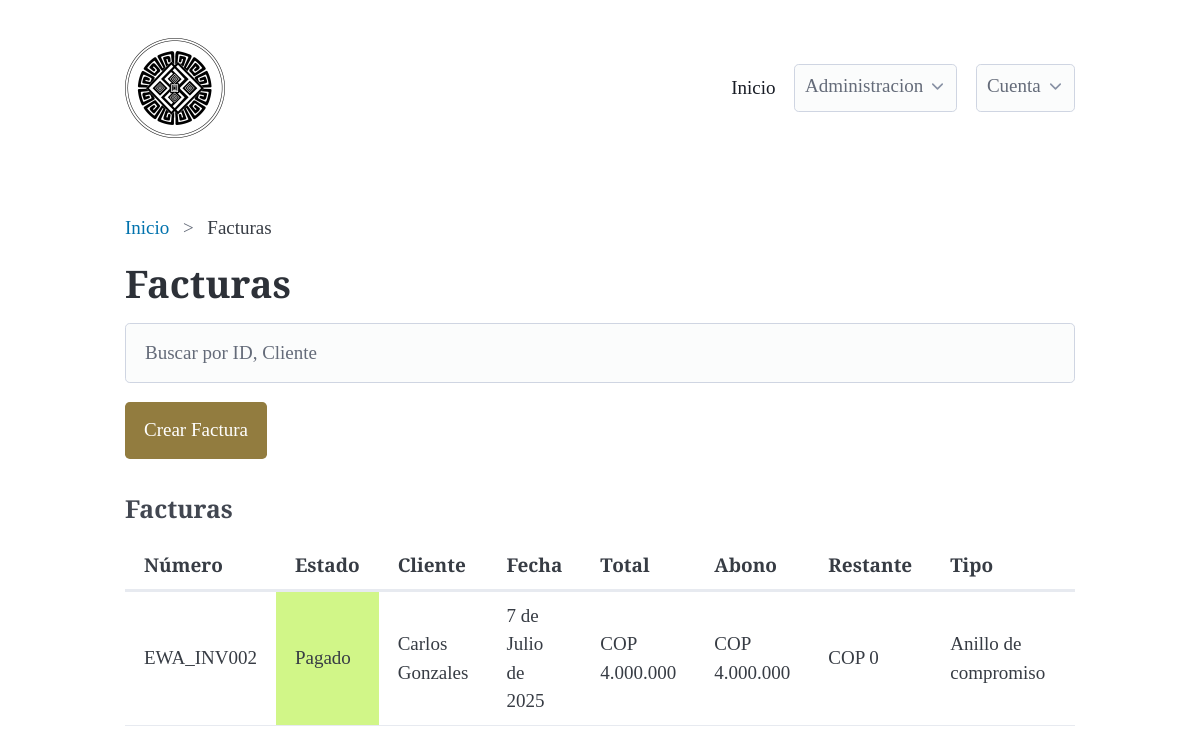
Screenshot of /invoices/invoices_list/ (signed in) with the database file from the repository.
### invoices/models.py (models this page shows, shortened)
class Invoice(models.Model):
    def generate_invoice_number():
        last_invoice = Invoice.objects.all().aggregate(Max('id'))['id__max']
        next_number = 1 if last_invoice is None else last_invoice + 1
        return f'EWA_INV{next_number:03d}'
    client = models.ForeignKey(Client, on_delete=models.DO_NOTHING, null=True, blank=True)
    invoice_number = models.CharField(max_length=100, null=True, blank=True, default=generate_invoice_number)
    invoice_type = models.CharField(max_length=100, null=True, blank=True)
    invoice_date = models.DateField(null=False, blank=False, default=timezone.now)
    INVOICE_STATUS_CHOICES = [
        ('Pendiente de Pago', 'Pendiente de Pago'),
        ('Pagado', 'Pagado'),
        ('Cancelado', 'Cancelado'),
    ]
    invoice_status = models.CharField(max_length=100, null=True, blank=True, choices=INVOICE_STATUS_CHOICES, default='Pendiente de Pago')
    observation = models.TextField(null=True, blank=True)
    invoice_quantity = models.IntegerField(null=True, blank=True)
    invoice_total = models.DecimalField(max_digits=10, decimal_places=2, null=True, blank=True)
    invoice_balance = models.DecimalField(max_digits=10, decimal_places=2, null=True, blank=True)
    additional_notes = models.TextField(null=True, blank=True)
    created_at = models.DateTimeField(auto_now_add=True)

### clients/models.py (models this page shows, shortened)
class Client(models.Model):
    created_at = models.DateTimeField(auto_now_add=True, null=True, blank=True)
    name = models.CharField(max_length=100, null=False, blank=False, validators=[MinLengthValidator(3)])
    email = models.EmailField(null=True, blank=True, validators=[EmailValidator])
    phone = models.CharField(max_length=15, null=True, blank=True, validators=[MinLengthValidator(10), RegexValidator(r'^\d{10}$')])
    address = models.TextField(max_length=255, null=True, blank=True)
    DOCUMENT_TYPE_CHOICES = [
        ('CC', 'Cédula de Ciudadanía'),
        ('TI', 'Tarjeta de Identidad'),
        ('CE', 'Cédula de Extranjería'),
        ('NIT', 'Número de Identificación Tributaria'),
        ('PAS', 'Pasaporte'),
    ]
    document_type = models.CharField(max_length=100, null=True, blank=True, choices=DOCUMENT_TYPE_CHOICES)
    document_number = models.CharField(max_length=100, null=True, blank=True, validators=[RegexValidator(r'^\d{10}$')])

### invoices/views.py (the view)
# urls.py: path('invoices_list/', views.InvoicesListView.as_view(), name='invoices_list'),
class InvoicesListView(View):
    def get(self, request):
        invoices = Invoice.objects.all()
        for invoice in invoices:
            invoice.restante = invoice.invoice_total - invoice.invoice_balance
        context = {
            'invoices': invoices,
        }
        return render(request, 'invoices/invoices_list.html', context)

### invoices/templates/invoices/invoices_list.html (shortened to what this page needs)
{% extends "base.html" %}
{% load static %}
{% block breadcrumb %}
<nav aria-label="breadcrumb">
    <ul>
       <li><a href="{% url 'dashboard:dashboard' %}">Inicio</a></li>
       <li>Facturas</li>
    </ul>
  </nav>
{% endblock %}
{% block content %}
<h1>Facturas</h1>
{% include "includes/search.html" %}
<button onclick="window.location.href='{% url 'invoices:invoices_create' %}'">Crear Factura</button>
<div class="space-between">
<h3>Facturas</h3>
<div class="overflow-auto">
<table>
    <thead>
        <tr>
            <th>Número</th>
            <th>Estado</th>
            <th>Cliente</th>
            <th>Fecha</th>
            <th>Total</th>
            <th>Abono</th>
            <th>Restante</th>
            <th>Tipo</th>
            <th>Acciones</th>
        </tr>
    </thead>
    <tbody>
        {% for invoice in invoices %}
            <tr>
                <td>{{ invoice.invoice_number }}</td>
                <td style="background-color: {% if invoice.invoice_status == 'Pendiente de Pago' %}#f6bf88{% elif invoice.invoice_status == 'Pagado' %}#d1f688{% else %}#f68888{% endif %};">
                    {{ invoice.invoice_status }}</td>
                <td>{{ invoice.client.name }}</td>
                <td>{{ invoice.invoice_date }}</td>
                <td>COP {{ invoice.invoice_total|floatformat:0 }}</td>
                <td>COP {{ invoice.invoice_balance|floatformat:0 }}</td>
                <td>COP {{ invoice.restante|floatformat:0 }}</td>
                <td>{{ invoice.invoice_type }}</td>
                <td>
                </td>
            </tr>
        {% endfor %}
    </tbody>
  </table>
</div>
</div>
{% endblock %}

### static/css/style.css (style rules this page uses)
:root { font-family: 'Cormorant', serif; }
h1 { font-size: 2rem; font-weight: 700; font-family: 'Cormorant', serif; }
h3 { font-size: 1.3rem; font-weight: 700; font-family: 'Cormorant', serif; }
button { background-color: #927c3f; color: white; border: none; }
.space-between { margin-top: 35px; margin-bottom: 35px; }

### rows the page displays
Invoice: invoice_number "EWA_INV002", invoice_status "Pagado", client.name "Carlos Gonzales", invoice_date "7 de Julio de 2025", invoice_total "4.000.000", invoice_balance "4.000.000", restante "0", invoice_type "Anillo de compromiso"
